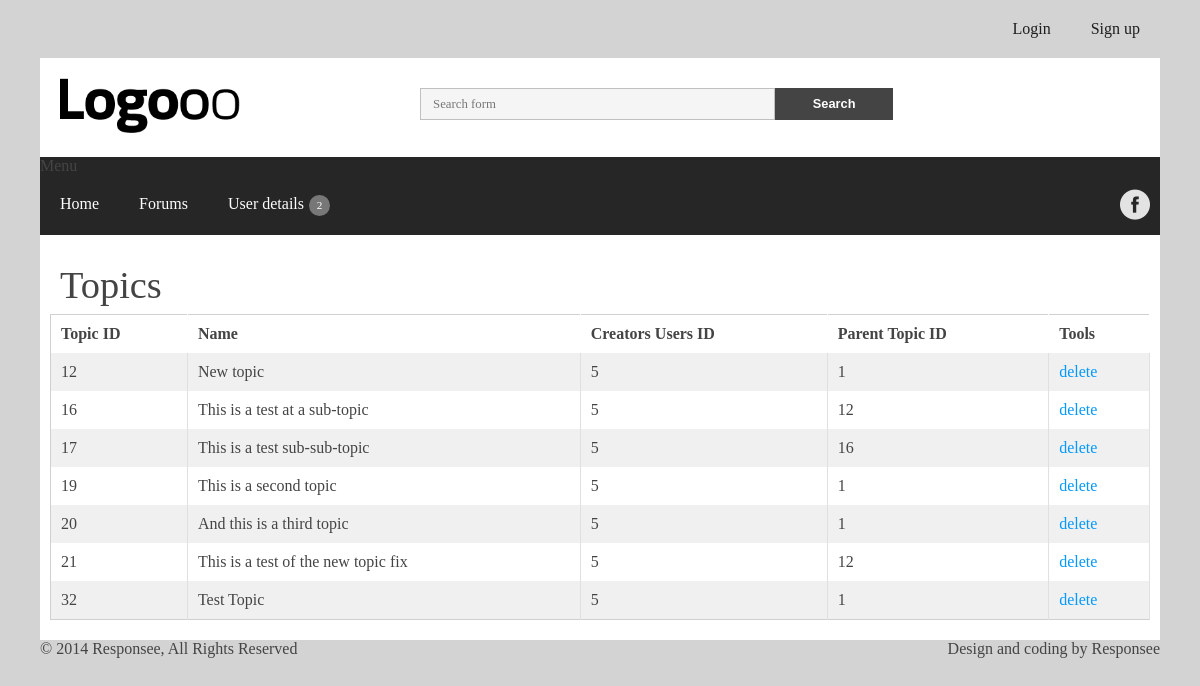
Screenshot of /Web-app/inspectTopics.php with the database file from the repository.
### tables this page shows
CREATE TABLE `Topic_relation` (
  `Parent_topic_id` int(11) unsigned NOT NULL,
  `Child_topic_id` int(11) unsigned NOT NULL,
  PRIMARY KEY (`Parent_topic_id`,`Child_topic_id`),
  KEY `Child_Topic_id_idx` (`Child_topic_id`),
  CONSTRAINT `Child_Topic_id` FOREIGN KEY (`Child_topic_id`) REFERENCES `Topic` (`Topic_id`) ON DELETE CASCADE ON UPDATE CASCADE,
  CONSTRAINT `Parent_Topic_id` FOREIGN KEY (`Parent_topic_id`) REFERENCES `Topic` (`Topic_id`) ON DELETE CASCADE ON UPDATE CASCADE
);

CREATE TABLE `Topic` (
  `Topic_id` int(11) unsigned NOT NULL AUTO_INCREMENT,
  `Object_id` int(11) DEFAULT NULL,
  `Name` varchar(45) NOT NULL,
  `Creator_id` int(11) unsigned NOT NULL,
  `Date` datetime DEFAULT NULL,
  `Status` tinyint(3) unsigned zerofill NOT NULL,
  PRIMARY KEY (`Topic_id`),
  KEY `Object_id_Topic_idx` (`Object_id`),
  KEY `Creator_id_Topic_idx` (`Creator_id`),
  CONSTRAINT `Creator_id_Topic` FOREIGN KEY (`Creator_id`) REFERENCES `User` (`User_id`) ON DELETE NO ACTION ON UPDATE CASCADE,
  CONSTRAINT `Object_id_Topic` FOREIGN KEY (`Object_id`) REFERENCES `Object` (`Object_id`) ON DELETE CASCADE ON UPDATE CASCADE
);

### Web-app/inspectTopics.php (called while the page is built, shortened)
<?php
require ("common.php");
require ("viewServer.php");
$query = "	SELECT	*
			FROM	Topic LEFT JOIN Topic_relation on Topic_id = Child_topic_id";
try {
	$stmt = $db->prepare ( $query );
	$stmt->execute ();
	$rows = $stmt->fetchAll ();
}
catch ( PDOException $ex ) {
	die ( "Failed to run query: " . $ex->getMessage () );
}
$view = new viewServer();
$view->topics = $rows;
$view->render("inspectTopics.phtml");
?>

### Web-app/templates/inspectTopics.phtml (the view, shortened to what this page needs)
<!DOCTYPE html>
<html>
<head>
</head>
<body>
<?php include ("header.phtml"); ?>
<div class="line">
	<div class="box">
		<div class="margin">
			<section class="s-12 l-12 ">
				<h1>Topics</h1>
				<div class="margin">
					<table class="responstable">
						<tr>
							<th>Topic ID</th>
							<th>Name</th>
							<th>Creators Users ID</th>
							<th>Parent Topic ID</th>
							<th>Tools</th></tr>
							 <?php foreach ( $this->topics as $topic ) :?>
							 	<?php if($topic['Topic_id'] != 1) :?>
							 		<tr>
										<td><a> <?php echo $topic['Topic_id'];?> </a></td>
										<td><a> <?php echo $topic['Name'];?> </a></td>
										<td><a> <?php echo $topic['Creator_id'];?> </a></td>
										<td><a> <?php echo $topic['Parent_topic_id'];?> </a></td>
										<td>
											<a href="delete.php?top_id=<?php echo($topic['Topic_id'])?>">delete</a>
										</td>
									</tr>
								<?php endif ?>
	 						 <?php endforeach ?>
					</table>
				</div>
			</section>
		</div>
	</div>
</div>
<?php include ("footer.phtml"); ?>
</body>
</html>

### Web-app/css/responsee.css (style rules this page uses)
* { -webkit-box-sizing: border-box; -moz-box-sizing: border-box; box-sizing: border-box; margin: 0; }
body { background: none repeat scroll 0 0 #d3d3d3; font-size: 100%; margin: 0; font-family: tahoma; color: #444; }
h1, h2, h3, h4, h5, h6 { color: #444; font-weight: normal; margin: 0.2em 0 0.2em 0; }
h1 { font-size: 2.4em; }
a, a:link, a:visited, a:hover, a:active { text-decoration: none; color: #444; }
table { background: none repeat scroll 0 0 #fff; border: 1px solid #D0D0D0; border-collapse: collapse; border-spacing: 0; text-align: left; width: 100%; }
table tr td, table tr th { padding: 0.625em; }
table tr:nth-of-type(2n) { background: none repeat scroll 0 0 #F0F0F0; }
th { border-right: 1px solid #fff; }
td { border-right: 1px solid #E0E0E0; }
.size-1140 .line { margin: 0 auto; max-width: 71.25em; padding: 0 0.625em; }
.margin { margin: 0 -0.625em; }
.line { clear: left; }
.line:after { clear: both; content: "."; display: block; height: 0; line-height: 0; visibility: hidden; }
.box { background: none repeat scroll 0 0 #fff; display: table; padding: 1.25em; width: 100%; }
.s-1, .s-2, .s-3, .s-4, .s-5, .s-6, .s-7, .s-8, .s-9, .s-10 .s-11, .s-12, .l-1, .l-2, .l-3, .l-4, .l-5, .l-6, .l-7, .l-8, .l-9, .l-10, .l-11, .l-12 { float: left; position: relative; }
.s-12 { width: 100%; }
.margin>.s-12 { padding: 0 0.625em; width: 100%; }
.l-12 { clear: left; width: 100%; }
.margin>.l-12 { padding: 0 0.625em; width: 100%; }

### Web-app/css/custom.css (style rules this page uses)
#modified_a_link a, a:link, a:visited, a:hover, a:active { text-decoration: none; color: #0099FF; }

### rows the page displays
topic_relation: Child_topic.Topic_id "12", Child_topic.Name "New topic", Child_topic.Creator_id "5", Parent_topic "1"
topic_relation: Child_topic.Topic_id "16", Child_topic.Name "This is a test at a sub-topic", Child_topic.Creator_id "5", Parent_topic "12"
topic_relation: Child_topic.Topic_id "17", Child_topic.Name "This is a test sub-sub-topic", Child_topic.Creator_id "5", Parent_topic "16"
topic_relation: Child_topic.Topic_id "19", Child_topic.Name "This is a second topic", Child_topic.Creator_id "5", Parent_topic "1"
topic_relation: Child_topic.Topic_id "20", Child_topic.Name "And this is a third topic", Child_topic.Creator_id "5", Parent_topic "1"
topic_relation: Child_topic.Topic_id "21", Child_topic.Name "This is a test of the new topic fix", Child_topic.Creator_id "5", Parent_topic "12"
topic_relation: Child_topic.Topic_id "32", Child_topic.Name "Test Topic", Child_topic.Creator_id "5", Parent_topic "1"
